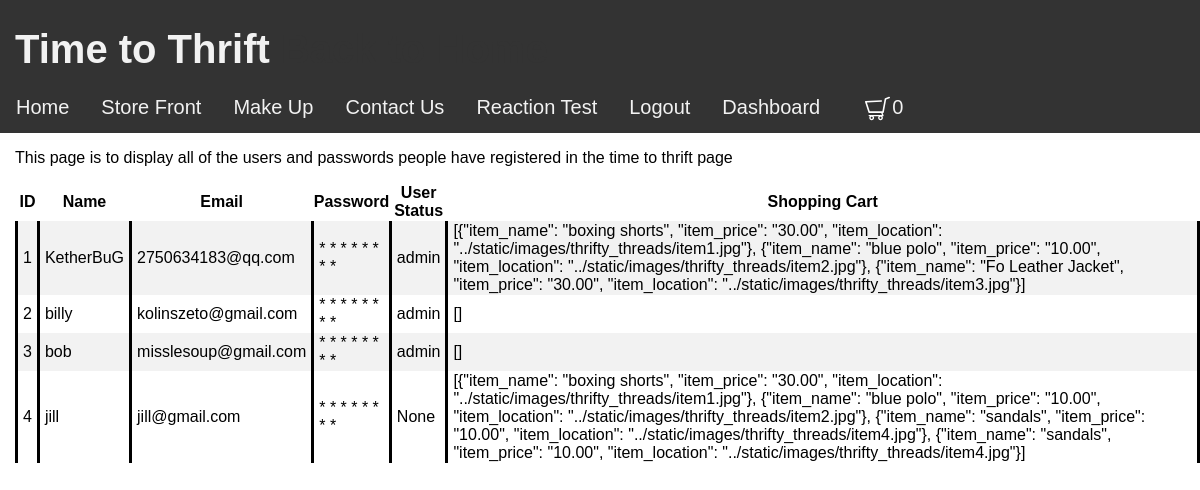
/time_to_thrift/admin (signed in), run on an earlier commit of the app's database.
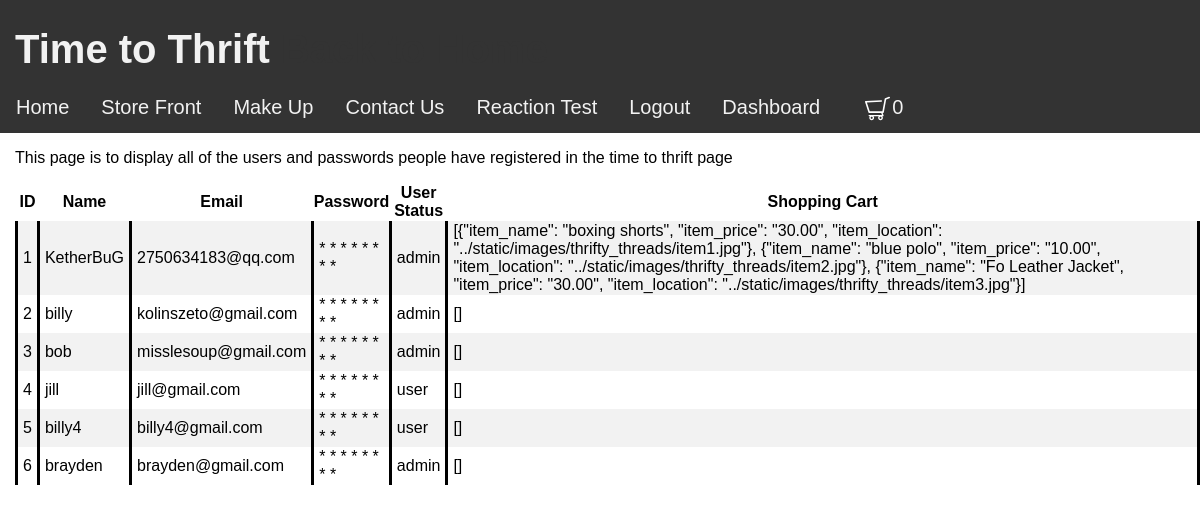
And on a later commit of the database.
### models/module.py (models this page shows, shortened)
class UserTT(db.Model):
    id = db.Column(db.Integer, primary_key=True)
    username = db.Column(db.String(15), unique=True)
    email = db.Column(db.String(50))
    password = db.Column(db.String(80))
    shopping_cart_column = db.Column(db.String(8000), nullable=False)
    authen = db.Column(db.String(50))
    pass

### views/time_to_thrift/view.py (the view)
@time_to_thrift_bp.route('/admin')
def admin_display():
    return render_template("time_to_thrift/admin_page.html", table=user_records, display_cart=shopping_cart)

### models/login.py (called while the page is built)
@login_manager.user_loader
def load_user_DN(user_id):
    return userDN.query.get(int(user_id))

### views/time_to_thrift/templates/time_to_thrift/admin_page.html (shortened to what this page needs)
{% extends "base.html" %}
{% block style %}
<link rel="stylesheet" href="../static/css/style_home.css" type="text/css">
{% endblock %}
{% block content %}
<div style="margin-left: 15px;">
    <p>This page is to display all of the users and passwords people have registered in the time to thrift page</p>
    <table id="user_table">
        <tr>
            <th>ID</th>
            <th>Name</th>
            <th>Email</th>
            <th>Password</th>
            <th>User Status</th>
            <th>Shopping Cart</th>
        </tr>
        {% for row in table %}
        {% set password = row["password"] %}
        <tr>
            <td>{{ row['id'] }}</td>
            <td>{{ row['username'] }}</td>
            <td>{{ row['email'] }}</td>
            <td onmouseover="showPassword({{loop.index}}, 'password_char2', 'password_real2')" onmouseout="showChar({{loop.index}}, 'password_char2', 'password_real2')">
                <span style="display: inline;" id="password_char2{{loop.index}}">
                    {% for i in password %}
                    *
                    {% endfor %}
                </span>
            </td>
            <td>{{ row['authen'] }}</td>
            <td style="width: 1000px;">{{ row['shopping_cart_column'] }}</td>
        </tr>
        {% endfor %}
    </table>
</div>
{% endblock %}

What changed in the data, as far as the page shows it:
changed UserTT "jill": authen "None" → "user"; shopping_cart_column "[{\"item_name\": \"boxing shorts\", \"item_price\": \"30.00\", \"item_location\": \"../static/images/thrifty_threads/item1.jpg\"}, {\"item_name\": \"blue polo\", \"item_price\": \"10.00\", \"item_location\": \"../static/images/thrifty_threads/item2.jpg\"}, {\"item_name\": \"sandals\", \"item_price\": \"10.00\", \"item_location\": \"../static/images/thrifty_threads/item4.jpg\"}, {\"item_name\": \"sandals\", \"item_price\": \"10.00\", \"item_location\": \"../static/images/thrifty_threads/item4.jpg\"}]" → "[]"
added UserTT: id "5", username "billy4", email "billy4@gmail.com", password "password" (drawn), authen "user", shopping_cart_column "[]"
added UserTT: id "6", username "brayden", email "brayden@gmail.com", password "password" (drawn), authen "admin", shopping_cart_column "[]"
